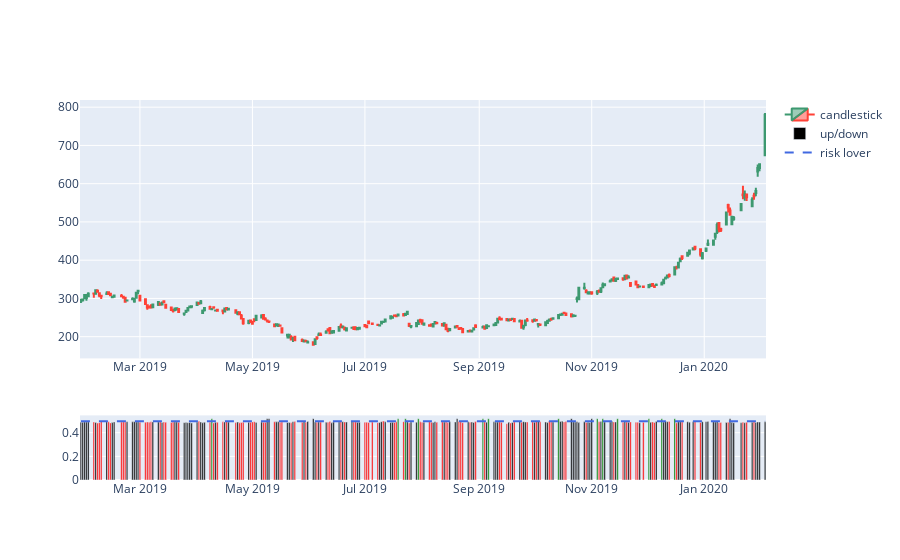

Notebook code cell kept with this figure:
### Code cell
fig = make_subplots(rows=2, cols=1, row_heights=[0.8, 0.2])

fig.add_trace(go.Candlestick(x=full_test_df['date'],
                             open=full_test_df['open'],
                             high=full_test_df['high'],
                             low=full_test_df['low'],
                             close=full_test_df['close'],
                             name='candlestick'),
              row=1, col=1)

fig.update_layout(xaxis_rangeslider_visible=False)

fig.add_trace(go.Bar(x=full_test_df['date'],
                     y=full_test_df['bullish proba'],
                     name='up/down',
                     marker_color=full_test_df['risk lover color']),
              row=2, col=1)

fig.add_trace(go.Scatter(x=full_test_df['date'],
                         y=[risk_lover_threshold] * len(full_test_df),
                         name='risk lover',
                         line = dict(color='royalblue', width=2, dash='dash')),
             row=2, col=1)

fig.show()

### Figure 1 — Plotly figure (JSON) as saved in the notebook; plotly's stock layout.template omitted (floating-point values rounded to 4 significant figures; data arrays with more than 128 entries replaced by an {"elided": "..."} marker saying what was removed)
{"data": [{"close": {"elided": "257 float values"}, "high": {"elided": "257 float values"}, "low": {"elided": "257 float values"}, "name": "candlestick", "open": {"elided": "257 float values"}, "type": "candlestick", "x": {"elided": "257 str values"}, "xaxis": "x", "yaxis": "y"}, {"marker": {"color": {"elided": "257 str values"}}, "name": "up/down", "type": "bar", "x": {"elided": "257 str values"}, "xaxis": "x2", "y": {"elided": "257 float values"}, "yaxis": "y2"}, {"line": {"color": "royalblue", "dash": "dash", "width": 2}, "name": "risk lover", "type": "scatter", "x": {"elided": "257 str values"}, "xaxis": "x2", "y": {"elided": "257 float values"}, "yaxis": "y2"}], "layout": {"xaxis": {"anchor": "y", "domain": [0, 1], "rangeslider": {"visible": false}}, "xaxis2": {"anchor": "y2", "domain": [0, 1]}, "yaxis": {"anchor": "x", "domain": [0.32, 1]}, "yaxis2": {"anchor": "x2", "domain": [0, 0.17]}}}
